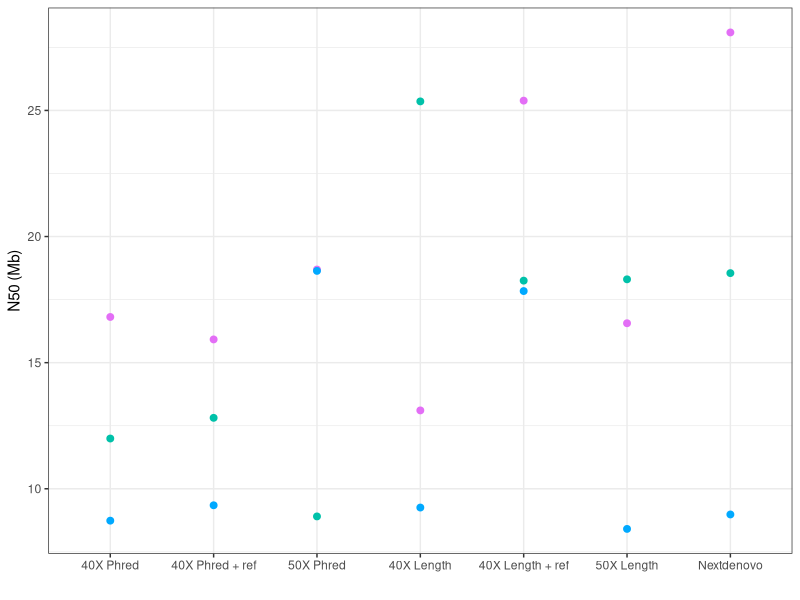
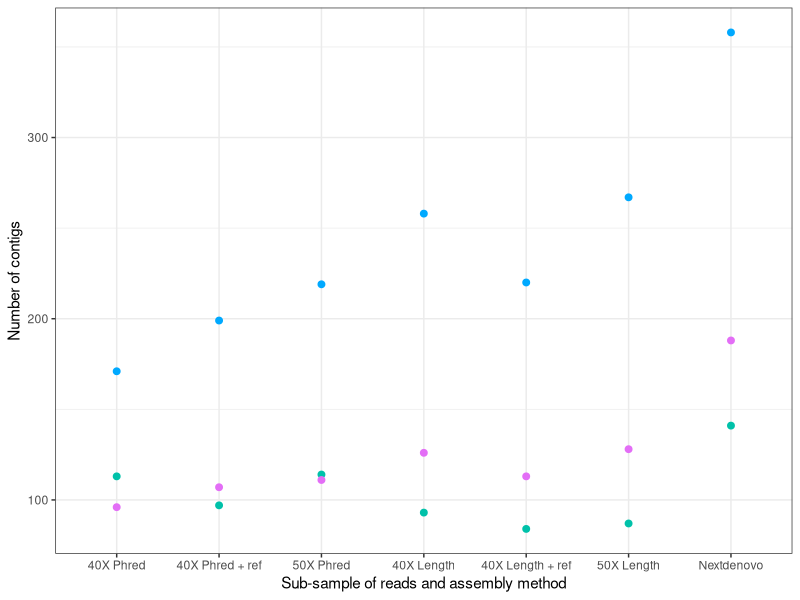
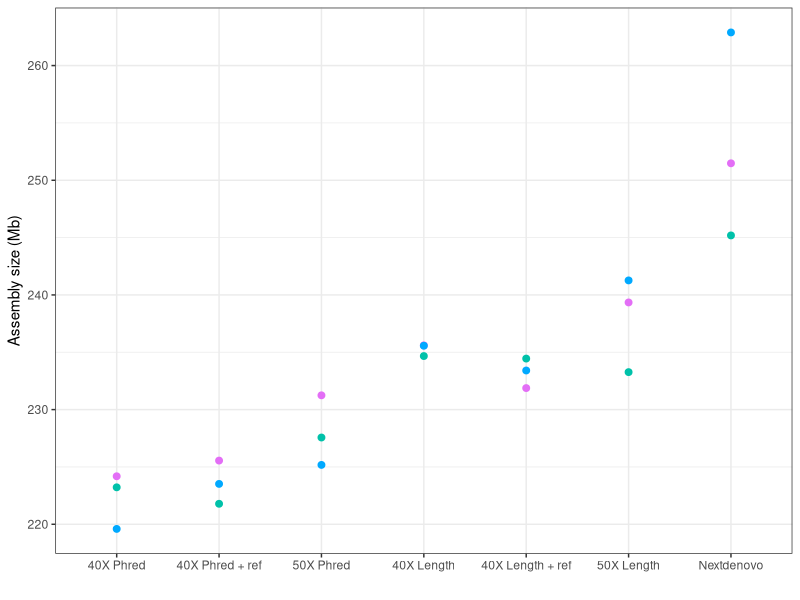
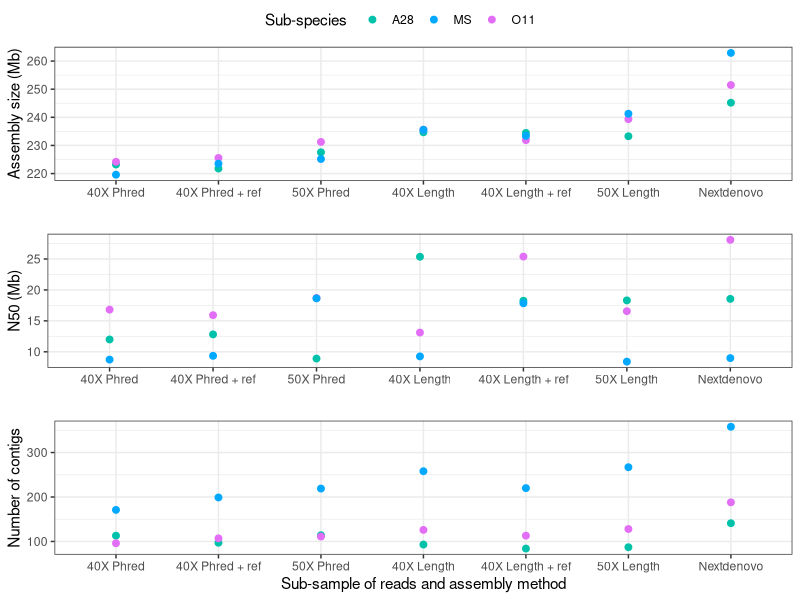
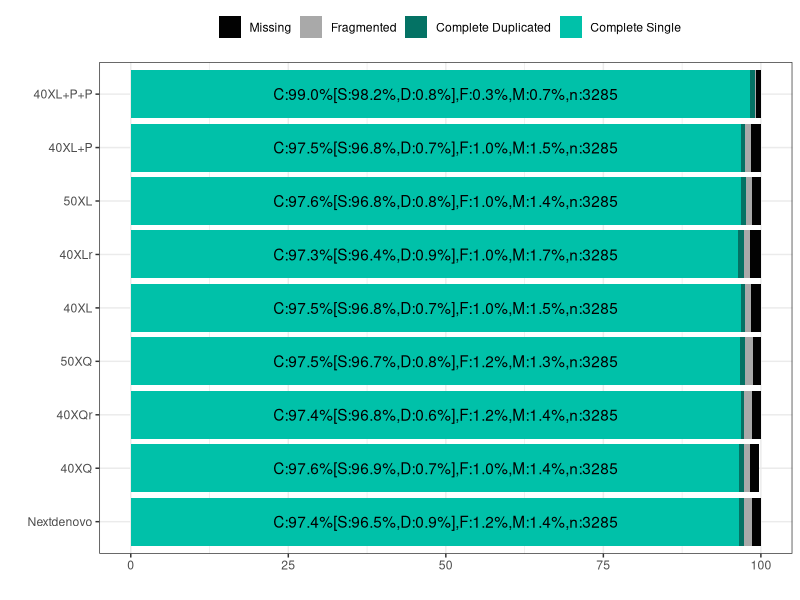
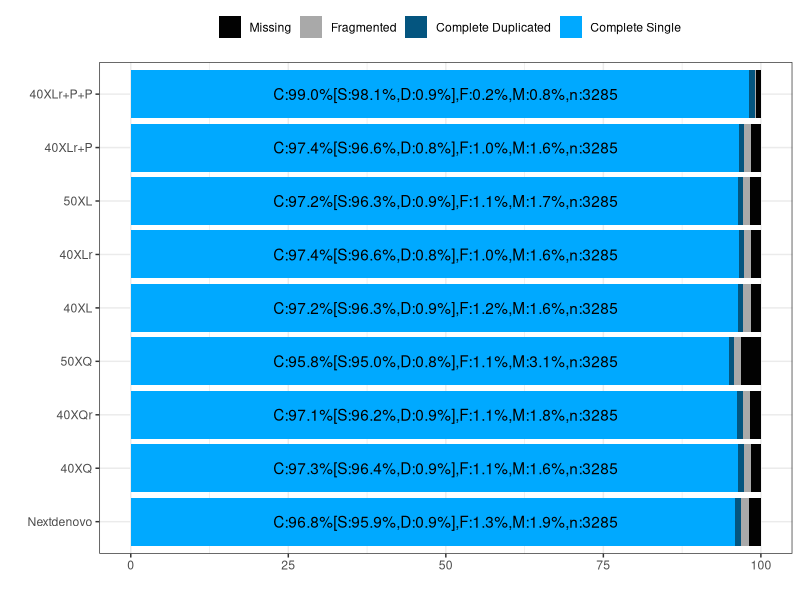
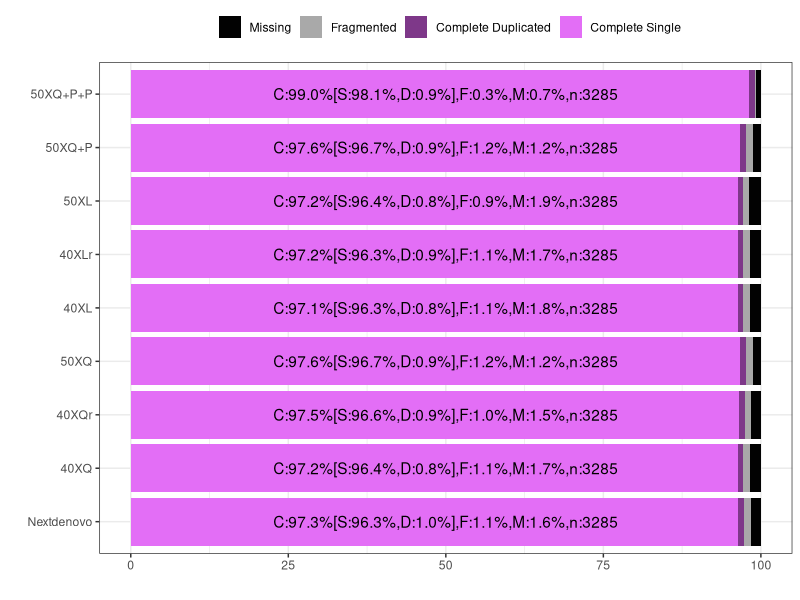
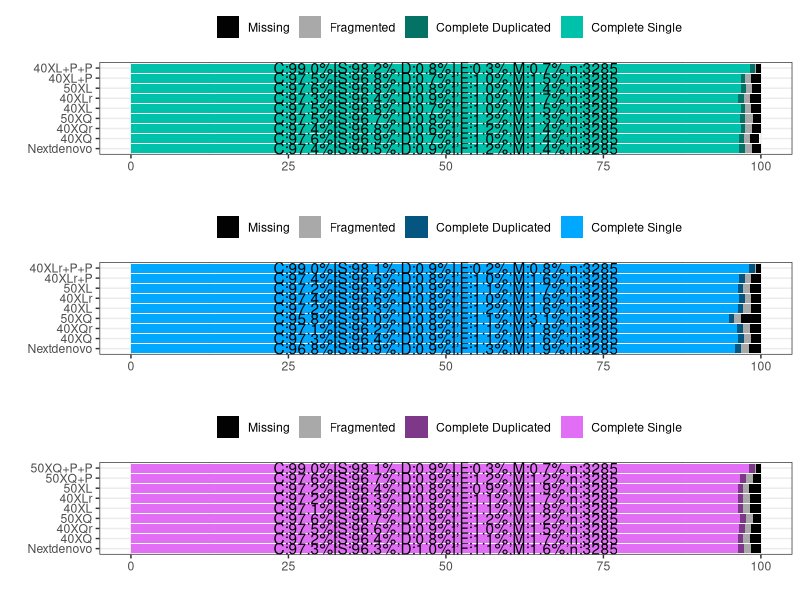

Write R code to recreate these figures, in order.
## ---- chunk 1
knitr::opts_chunk$set(echo = TRUE)
## ---- chunk 2
setwd("/Users/mercemontoliu/Documents/git/ComparativeGenomics_Dpaulistorum/00_Assembly/Assembly_evaluation/")

library(data.table)
library(dplyr)
library(ggplot2)
library(RColorBrewer)
library(grid)
library(gridExtra)
library(lattice)
library(ggpubr)
## ---- chunk 3
data = fread(input = "assembly_stats.txt")
busco_A28 = fread(input = "A28_busco.txt")
busco_MS = fread(input = "MS_busco.txt")
busco_O11 = fread(input = "O11_busco.txt")
## ---- chunk 4
species = data$Species
n50 = data$N50
n50mb = data$N50 / 1000000
size = data$TotalLength
data$Assembly = factor(data$Assembly, levels = c("40X Phred", "40X Phred + ref", "50X Phred", "40X Length", "40X Length + ref", "50X Length", "Nextdenovo"))
method = data$Assembly
contig = data$Contigs
genomemb = data$TotalLength / 1000000
## ---- chunk 5
plotn50 <- ggplot(data, aes(x=method, y=n50mb, group=species)) +
  geom_point(size= 2, aes(color = species))
plotn50 <- plotn50 + labs(y = "N50 (Mb)", x = "",color = "Sub-species")
plotn50 <- plotn50 + scale_color_hue(h = c(180, 300))
plotn50 <- plotn50 + theme_bw()
plotn50 <- plotn50 + theme(legend.position = "none")
## ---- chunk 6
plot(plotn50)
## ---- chunk 7
plotnContigs <- ggplot(data, aes(x=method, y=contig, group=species)) +
  geom_point(size= 2, aes(color = species)) 
plotnContigs <- plotnContigs + labs(y = "Number of contigs", x = "Sub-sample of reads and assembly method",color = "Sub-species")
plotnContigs <- plotnContigs + scale_color_hue(h = c(180, 300))
plotnContigs <- plotnContigs + theme_bw()
plotnContigs <- plotnContigs + theme(legend.position = "none")
## ---- chunk 8
plot(plotnContigs)
## ---- chunk 9
plotgenome <- ggplot(data, aes(x=method, y=genomemb, group=species)) +
  geom_point(size= 2, aes(color = species))
plotgenome <- plotgenome + labs(y = "Assembly size (Mb)", x = "",color = "Sub-species")
plotgenome <- plotgenome + scale_color_hue(h = c(180, 300))
plotgenome <- plotgenome + theme_bw()
plotgenome <- plotgenome + theme(legend.position = c(0.5,-0.2))
## ---- chunk 10
plot(plotgenome)
## ---- chunk 11
stats_plot <- ggarrange(plotgenome,plotn50,plotnContigs, ncol = 1, nrow = 3, common.legend = TRUE, legend = "top")
## ---- chunk 12
plot(stats_plot)
## ---- chunk 13
#A28
busco_A28$BUSCO = factor(busco_A28$BUSCO, levels = c("Missing", "Fragmented", "Complete Duplicated", "Complete Single"))
busco_A28$Assembly = factor(busco_A28$Assembly, levels = c("Nextdenovo","40XQ", "40XQr", "50XQ", "40XL", "40XLr", "50XL", "40XL+P", "40XL+P+P"))

#MS
busco_MS$BUSCO = factor(busco_MS$BUSCO, levels = c("Missing", "Fragmented", "Complete Duplicated", "Complete Single"))
busco_MS$Assembly = factor(busco_MS$Assembly, levels = c("Nextdenovo","40XQ", "40XQr", "50XQ","40XL", "40XLr", "50XL", "40XLr+P", "40XLr+P+P"))

#O11
busco_O11$BUSCO = factor(busco_O11$BUSCO, levels = c("Missing", "Fragmented", "Complete Duplicated", "Complete Single"))
busco_O11$Assembly = factor(busco_O11$Assembly, levels = c("Nextdenovo","40XQ", "40XQr", "50XQ", "40XL", "40XLr", "50XL", "50XQ+P", "50XQ+P+P"))
## ---- chunk 14
buscoplot_A28 <- ggplot(busco_A28, aes(fill=busco_A28$BUSCO, y=busco_A28$value, x=busco_A28$Assembly)) +
  geom_bar(position = "stack", stat = "identity")
buscoplot_A28 <- buscoplot_A28 + labs(y = "", x="", fill="")
buscoplot_A28 <- buscoplot_A28 + scale_fill_manual(values = c("#020202","#A9A9A9","#047264","#00c1a9"))
buscoplot_A28 <- buscoplot_A28 + theme_bw()
buscoplot_A28 <- buscoplot_A28 + coord_flip()
buscoplot_A28 <- buscoplot_A28 + annotate("text", y=50, x=c(1,2,3,4,5,6,7,8,9), label=c("C:97.4%[S:96.5%,D:0.9%],F:1.2%,M:1.4%,n:3285","C:97.6%[S:96.9%,D:0.7%],F:1.0%,M:1.4%,n:3285","C:97.4%[S:96.8%,D:0.6%],F:1.2%,M:1.4%,n:3285","C:97.5%[S:96.7%,D:0.8%],F:1.2%,M:1.3%,n:3285","C:97.5%[S:96.8%,D:0.7%],F:1.0%,M:1.5%,n:3285","C:97.3%[S:96.4%,D:0.9%],F:1.0%,M:1.7%,n:3285","C:97.6%[S:96.8%,D:0.8%],F:1.0%,M:1.4%,n:3285","C:97.5%[S:96.8%,D:0.7%],F:1.0%,M:1.5%,n:3285","C:99.0%[S:98.2%,D:0.8%],F:0.3%,M:0.7%,n:3285"))
buscoplot_A28 <- buscoplot_A28 + theme(legend.position = "top")
## ---- chunk 15
plot(buscoplot_A28)
## ---- chunk 16
buscoplot_MS <- ggplot(busco_MS, aes(fill=busco_MS$BUSCO, y=busco_MS$value, x=busco_MS$Assembly)) +
  geom_bar(position = "stack", stat = "identity")
buscoplot_MS <- buscoplot_MS + labs(y = "", x="", fill="")
buscoplot_MS <- buscoplot_MS + scale_fill_manual(values = c("#020202", "#A9A9A9", "#04557F","#00A9FF"))
buscoplot_MS <- buscoplot_MS + theme_bw()
buscoplot_MS <- buscoplot_MS + coord_flip()
buscoplot_MS <- buscoplot_MS + annotate("text", y=50, x=c(1,2,3,4,5,6,7,8,9), label=c("C:96.8%[S:95.9%,D:0.9%],F:1.3%,M:1.9%,n:3285","C:97.3%[S:96.4%,D:0.9%],F:1.1%,M:1.6%,n:3285","C:97.1%[S:96.2%,D:0.9%],F:1.1%,M:1.8%,n:3285","C:95.8%[S:95.0%,D:0.8%],F:1.1%,M:3.1%,n:3285","C:97.2%[S:96.3%,D:0.9%],F:1.2%,M:1.6%,n:3285","C:97.4%[S:96.6%,D:0.8%],F:1.0%,M:1.6%,n:3285","C:97.2%[S:96.3%,D:0.9%],F:1.1%,M:1.7%,n:3285","C:97.4%[S:96.6%,D:0.8%],F:1.0%,M:1.6%,n:3285","C:99.0%[S:98.1%,D:0.9%],F:0.2%,M:0.8%,n:3285"))
buscoplot_MS <- buscoplot_MS + theme(legend.position = "top")
## ---- chunk 17
plot(buscoplot_MS)
## ---- chunk 18
buscoplot_O11 <- ggplot(busco_O11, aes(fill=busco_O11$BUSCO, y=busco_O11$value, x=busco_O11$Assembly)) +
  geom_bar(position = "stack", stat = "identity") 
buscoplot_O11 <- buscoplot_O11 + labs(y = "", x="", fill="")
buscoplot_O11 <- buscoplot_O11 + scale_fill_manual(values = c("#020202","#A9A9A9","#7E3889", "#E36EF6"))
buscoplot_O11 <- buscoplot_O11 + theme_bw()
buscoplot_O11 <- buscoplot_O11 + coord_flip()
buscoplot_O11 <- buscoplot_O11 + annotate("text", y=50, x=c(1,2,3,4,5,6,7,8,9), label=c("C:97.3%[S:96.3%,D:1.0%],F:1.1%,M:1.6%,n:3285","C:97.2%[S:96.4%,D:0.8%],F:1.1%,M:1.7%,n:3285","C:97.5%[S:96.6%,D:0.9%],F:1.0%,M:1.5%,n:3285","C:97.6%[S:96.7%,D:0.9%],F:1.2%,M:1.2%,n:3285","C:97.1%[S:96.3%,D:0.8%],F:1.1%,M:1.8%,n:3285","C:97.2%[S:96.3%,D:0.9%],F:1.1%,M:1.7%,n:3285","C:97.2%[S:96.4%,D:0.8%],F:0.9%,M:1.9%,n:3285","C:97.6%[S:96.7%,D:0.9%],F:1.2%,M:1.2%,n:3285","C:99.0%[S:98.1%,D:0.9%],F:0.3%,M:0.7%,n:3285"))
buscoplot_O11 <- buscoplot_O11 + theme(legend.position = "top")
## ---- chunk 19
plot(buscoplot_O11)
## ---- chunk 20
busco_plots <- ggarrange(buscoplot_A28, buscoplot_MS, buscoplot_O11, ncol = 1, nrow = 3)
## ---- chunk 21
plot(busco_plots)
